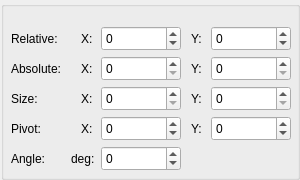
<?xml version="1.0" encoding="UTF-8"?>
<ui version="4.0">
 <class>RectPropertyGridWidget</class>
 <widget class="QWidget" name="RectPropertyGridWidget">
  <property name="geometry">
   <rect>
    <x>0</x>
    <y>0</y>
    <width>300</width>
    <height>180</height>
   </rect>
  </property>
  <property name="minimumSize">
   <size>
    <width>300</width>
    <height>180</height>
   </size>
  </property>
  <property name="windowTitle">
   <string>Form</string>
  </property>
  <widget class="QGroupBox" name="groupBox">
   <property name="geometry">
    <rect>
     <x>1</x>
     <y>1</y>
     <width>299</width>
     <height>179</height>
    </rect>
   </property>
   <property name="title">
    <string/>
   </property>
   <widget class="QLabel" name="label_8">
    <property name="geometry">
     <rect>
      <x>80</x>
      <y>60</y>
      <width>16</width>
      <height>16</height>
     </rect>
    </property>
    <property name="minimumSize">
     <size>
      <width>0</width>
      <height>0</height>
     </size>
    </property>
    <property name="text">
     <string>X:</string>
    </property>
   </widget>
   <widget class="QLabel" name="label_3">
    <property name="geometry">
     <rect>
      <x>10</x>
      <y>90</y>
      <width>62</width>
      <height>16</height>
     </rect>
    </property>
    <property name="text">
     <string>Size:</string>
    </property>
   </widget>
   <widget class="QSpinBox" name="pivotYSpinBox">
    <property name="geometry">
     <rect>
      <x>210</x>
      <y>115</y>
      <width>80</width>
      <height>25</height>
     </rect>
    </property>
    <property name="minimum">
     <number>-10000</number>
    </property>
    <property name="maximum">
     <number>10000</number>
    </property>
   </widget>
   <widget class="QLabel" name="label_2">
    <property name="geometry">
     <rect>
      <x>10</x>
      <y>60</y>
      <width>62</width>
      <height>16</height>
     </rect>
    </property>
    <property name="text">
     <string>Absolute:</string>
    </property>
   </widget>
   <widget class="QLabel" name="label_14">
    <property name="geometry">
     <rect>
      <x>190</x>
      <y>60</y>
      <width>16</width>
      <height>16</height>
     </rect>
    </property>
    <property name="minimumSize">
     <size>
      <width>0</width>
      <height>0</height>
     </size>
    </property>
    <property name="text">
     <string>Y:</string>
    </property>
   </widget>
   <widget class="QSpinBox" name="relativeXSpinBox">
    <property name="geometry">
     <rect>
      <x>100</x>
      <y>25</y>
      <width>80</width>
      <height>25</height>
     </rect>
    </property>
    <property name="minimum">
     <number>-10000</number>
    </property>
    <property name="maximum">
     <number>10000</number>
    </property>
   </widget>
   <widget class="QLabel" name="label_13">
    <property name="geometry">
     <rect>
      <x>190</x>
      <y>120</y>
      <width>16</width>
      <height>16</height>
     </rect>
    </property>
    <property name="minimumSize">
     <size>
      <width>0</width>
      <height>0</height>
     </size>
    </property>
    <property name="text">
     <string>Y:</string>
    </property>
   </widget>
   <widget class="QSpinBox" name="pivotXSpinBox">
    <property name="geometry">
     <rect>
      <x>100</x>
      <y>115</y>
      <width>80</width>
      <height>25</height>
     </rect>
    </property>
    <property name="minimum">
     <number>-10000</number>
    </property>
    <property name="maximum">
     <number>10000</number>
    </property>
   </widget>
   <widget class="QLabel" name="label_5">
    <property name="geometry">
     <rect>
      <x>10</x>
      <y>150</y>
      <width>62</width>
      <height>16</height>
     </rect>
    </property>
    <property name="text">
     <string>Angle:</string>
    </property>
   </widget>
   <widget class="QSpinBox" name="sizeYSpinBox">
    <property name="geometry">
     <rect>
      <x>210</x>
      <y>85</y>
      <width>80</width>
      <height>25</height>
     </rect>
    </property>
    <property name="maximum">
     <number>10000</number>
    </property>
   </widget>
   <widget class="QSpinBox" name="absoluteXSpinBox">
    <property name="geometry">
     <rect>
      <x>100</x>
      <y>55</y>
      <width>80</width>
      <height>25</height>
     </rect>
    </property>
    <property name="maximum">
     <number>10000</number>
    </property>
   </widget>
   <widget class="QSpinBox" name="relativeYSpinBox">
    <property name="geometry">
     <rect>
      <x>210</x>
      <y>25</y>
      <width>80</width>
      <height>25</height>
     </rect>
    </property>
    <property name="minimum">
     <number>-10000</number>
    </property>
    <property name="maximum">
     <number>10000</number>
    </property>
   </widget>
   <widget class="QLabel" name="label">
    <property name="geometry">
     <rect>
      <x>10</x>
      <y>30</y>
      <width>60</width>
      <height>16</height>
     </rect>
    </property>
    <property name="text">
     <string>Relative:</string>
    </property>
   </widget>
   <widget class="QSpinBox" name="sizeXSpinBox">
    <property name="geometry">
     <rect>
      <x>100</x>
      <y>85</y>
      <width>80</width>
      <height>25</height>
     </rect>
    </property>
    <property name="maximum">
     <number>10000</number>
    </property>
   </widget>
   <widget class="QLabel" name="label_9">
    <property name="geometry">
     <rect>
      <x>80</x>
      <y>90</y>
      <width>16</width>
      <height>16</height>
     </rect>
    </property>
    <property name="minimumSize">
     <size>
      <width>0</width>
      <height>0</height>
     </size>
    </property>
    <property name="text">
     <string>X:</string>
    </property>
   </widget>
   <widget class="QSpinBox" name="angleSpinBox">
    <property name="geometry">
     <rect>
      <x>100</x>
      <y>145</y>
      <width>80</width>
      <height>25</height>
     </rect>
    </property>
    <property name="minimum">
     <number>-360</number>
    </property>
    <property name="maximum">
     <number>360</number>
    </property>
   </widget>
   <widget class="QSpinBox" name="absoluteYSpinBox">
    <property name="geometry">
     <rect>
      <x>210</x>
      <y>55</y>
      <width>80</width>
      <height>25</height>
     </rect>
    </property>
    <property name="maximum">
     <number>10000</number>
    </property>
   </widget>
   <widget class="QLabel" name="label_7">
    <property name="geometry">
     <rect>
      <x>190</x>
      <y>30</y>
      <width>16</width>
      <height>16</height>
     </rect>
    </property>
    <property name="minimumSize">
     <size>
      <width>0</width>
      <height>0</height>
     </size>
    </property>
    <property name="text">
     <string>Y:</string>
    </property>
   </widget>
   <widget class="QLabel" name="label_4">
    <property name="geometry">
     <rect>
      <x>10</x>
      <y>120</y>
      <width>62</width>
      <height>16</height>
     </rect>
    </property>
    <property name="text">
     <string>Pivot:</string>
    </property>
   </widget>
   <widget class="QLabel" name="label_10">
    <property name="geometry">
     <rect>
      <x>80</x>
      <y>120</y>
      <width>16</width>
      <height>16</height>
     </rect>
    </property>
    <property name="minimumSize">
     <size>
      <width>0</width>
      <height>0</height>
     </size>
    </property>
    <property name="text">
     <string>X:</string>
    </property>
   </widget>
   <widget class="QLabel" name="label_11">
    <property name="geometry">
     <rect>
      <x>70</x>
      <y>150</y>
      <width>30</width>
      <height>16</height>
     </rect>
    </property>
    <property name="minimumSize">
     <size>
      <width>0</width>
      <height>0</height>
     </size>
    </property>
    <property name="text">
     <string>deg:</string>
    </property>
   </widget>
   <widget class="QLabel" name="label_12">
    <property name="geometry">
     <rect>
      <x>190</x>
      <y>90</y>
      <width>16</width>
      <height>16</height>
     </rect>
    </property>
    <property name="minimumSize">
     <size>
      <width>0</width>
      <height>0</height>
     </size>
    </property>
    <property name="text">
     <string>Y:</string>
    </property>
   </widget>
   <widget class="QLabel" name="label_6">
    <property name="geometry">
     <rect>
      <x>80</x>
      <y>30</y>
      <width>16</width>
      <height>16</height>
     </rect>
    </property>
    <property name="minimumSize">
     <size>
      <width>0</width>
      <height>0</height>
     </size>
    </property>
    <property name="text">
     <string>X:</string>
    </property>
   </widget>
  </widget>
 </widget>
 <tabstops>
  <tabstop>relativeXSpinBox</tabstop>
  <tabstop>relativeYSpinBox</tabstop>
  <tabstop>absoluteXSpinBox</tabstop>
  <tabstop>absoluteYSpinBox</tabstop>
  <tabstop>sizeXSpinBox</tabstop>
  <tabstop>sizeYSpinBox</tabstop>
  <tabstop>pivotXSpinBox</tabstop>
  <tabstop>pivotYSpinBox</tabstop>
  <tabstop>angleSpinBox</tabstop>
 </tabstops>
 <resources/>
 <connections/>
 <designerdata>
  <property name="gridDeltaX">
   <number>10</number>
  </property>
  <property name="gridDeltaY">
   <number>10</number>
  </property>
  <property name="gridSnapX">
   <bool>true</bool>
  </property>
  <property name="gridSnapY">
   <bool>true</bool>
  </property>
  <property name="gridVisible">
   <bool>true</bool>
  </property>
 </designerdata>
</ui>
